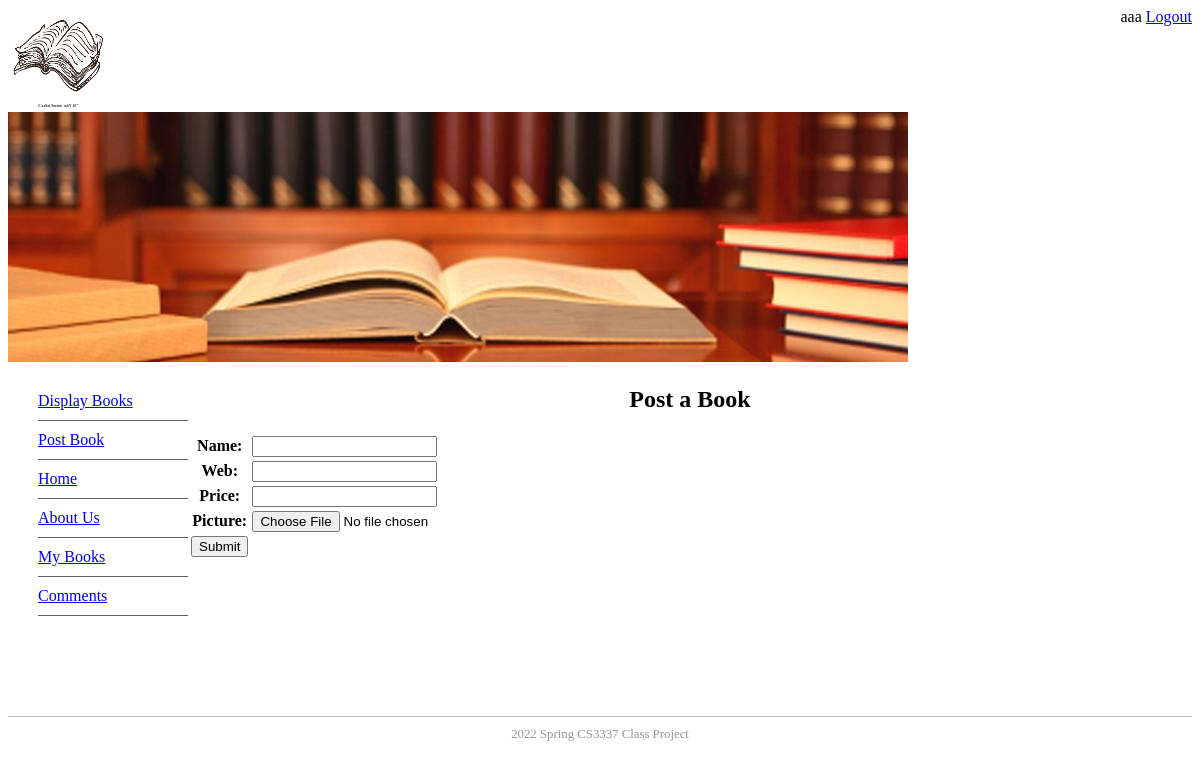
/postbook (signed in), run on the app's committed database.
### bookMng/models.py (models this page shows, shortened)
class MainMenu(models.Model):
    item = models.CharField(max_length=200, unique=True)
    link = models.CharField(max_length=200, unique=True)

### bookMng/views.py (the view)
# urls.py: path('postbook', views.postbook, name='postbook'),
@login_required(login_url=reverse_lazy('login'))
def postbook(request):
    submitted = False
    if request.method == 'POST':
        form = BookForm(request.POST, request.FILES)
        if form.is_valid():
            book = form.save(commit=False)
            try:
                book.username = request.user
            except Exception:
                pass
            book.save()
            return HttpResponseRedirect('/postbook?submitted=True')
    else:
        form = BookForm()
        if 'submitted' in request.GET:
            submitted = True
        return render(request,
                  "bookMng/postbook.html",
                  {
                      'form': form,
                      'item_list': MainMenu.objects.all(),
                      'submitted': submitted
                  }
                  )

### bookMng/forms.py
class BookForm(ModelForm):
    class Meta:
        model = Book
        fields = [
            'name',
            'web',
            'price',
            'picture',
        ]

### BookEx/templates/bookMng/postbook.html (shortened to what this page needs)
{% extends "base.html" %}
{% load static %}
{% block sidenav %}
  {% for item in item_list %}
       <li>
           <a href="{{ item.link }}"> {{ item.item }} </a>
       </li>
  {% endfor %}
{% endblock sidenav %}
{% block content %}
<h1 align="center"> Post a Book</h1>
{% if submitted %}
<p> Post Book Successfully </p>
{% else %}
  <form action="" enctype="multipart/form-data" method="post" novalidate>
      <table>
          {{ form.as_table }}
          <tr>
              <td>
                  <input type="submit" value="Submit">
              </td>
          </tr>
      </table>
  </form>
{% endif %}
{% endblock content %}

### BookEx/templates/base.html (shortened to what this page needs)
{% load static %}
<!DOCTYPE html>
<html lang="en">
<head>
    <link href="{% static 'main.css' %}" rel="stylesheet" type="text/css">
</head>
<body>
<header>
    <div>
        <img src="{% static 'logo.jpg' %}" width="100" height="100" />
        <span style="float: right;">
            {% if user.is_authenticated %}
                        {{ user.username }}
                        <a href="{% url 'logout' %}?next=/">Logout</a>
            {% else %}
                 Not Logged in
                 <a href="{% url 'login' %}?next=/">Login</a>
            {% endif %}
        </span>
    </div>
        <img src="{% static 'banner.jpg' %}" />
</header>
<aside id="leftsidebar">
    <nav id="nav">
        <ul>
            {% block sidenav %}{% endblock sidenav %}
        </ul>
    </nav>
</aside>
<section>
    {% block content %}{% endblock content %}
</section>
<footer id="footer">
    2022 Spring CS3337 Class Project
</footer>
</body>
</html>

### BookEx/static/main.css (style rules this page uses)
#leftsidebar { width: 180px; height: 350px; float: left; }
#nav li { padding-top: 10px; padding-bottom: 10px; font-size: 1em; list-style-type: none; border-bottom: thin solid #5f5f5f; color: #4c4c4c; left: 0px; list-style-position: inside; margin-left: -10px; }
#footer { text-align: center; font-size: 0.8em; margin-top: 5px; padding-top: 10px; padding-bottom: 10px; background-color: #FFFFFF; border-top: thin solid #BBBBBB; clear: both; color: #969696; }

### data on the page
MainMenu: item "Display Books"
MainMenu: item "Post Book"
MainMenu: item "Home"
MainMenu: item "About Us"
MainMenu: item "My Books"
MainMenu: item "Comments"

### other printed values
{{ user.username }} "aaa"
